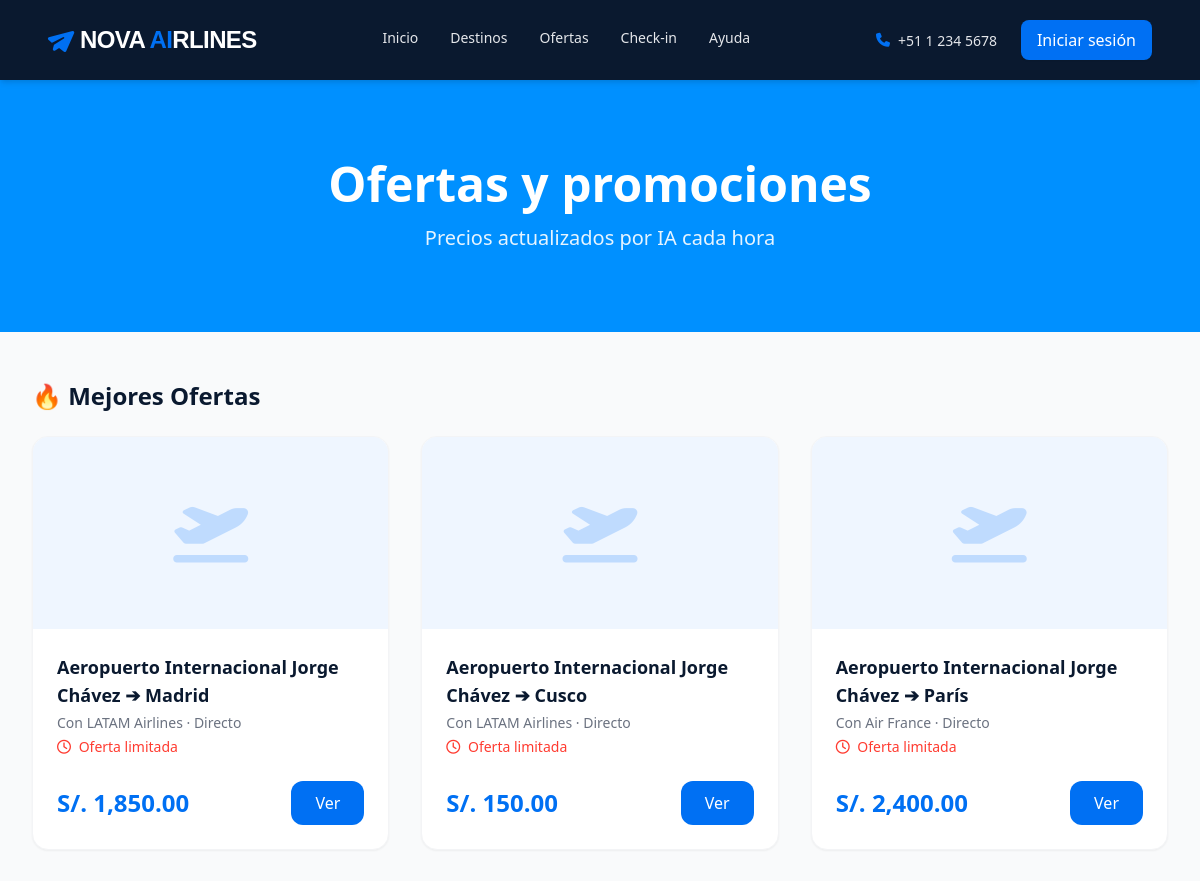
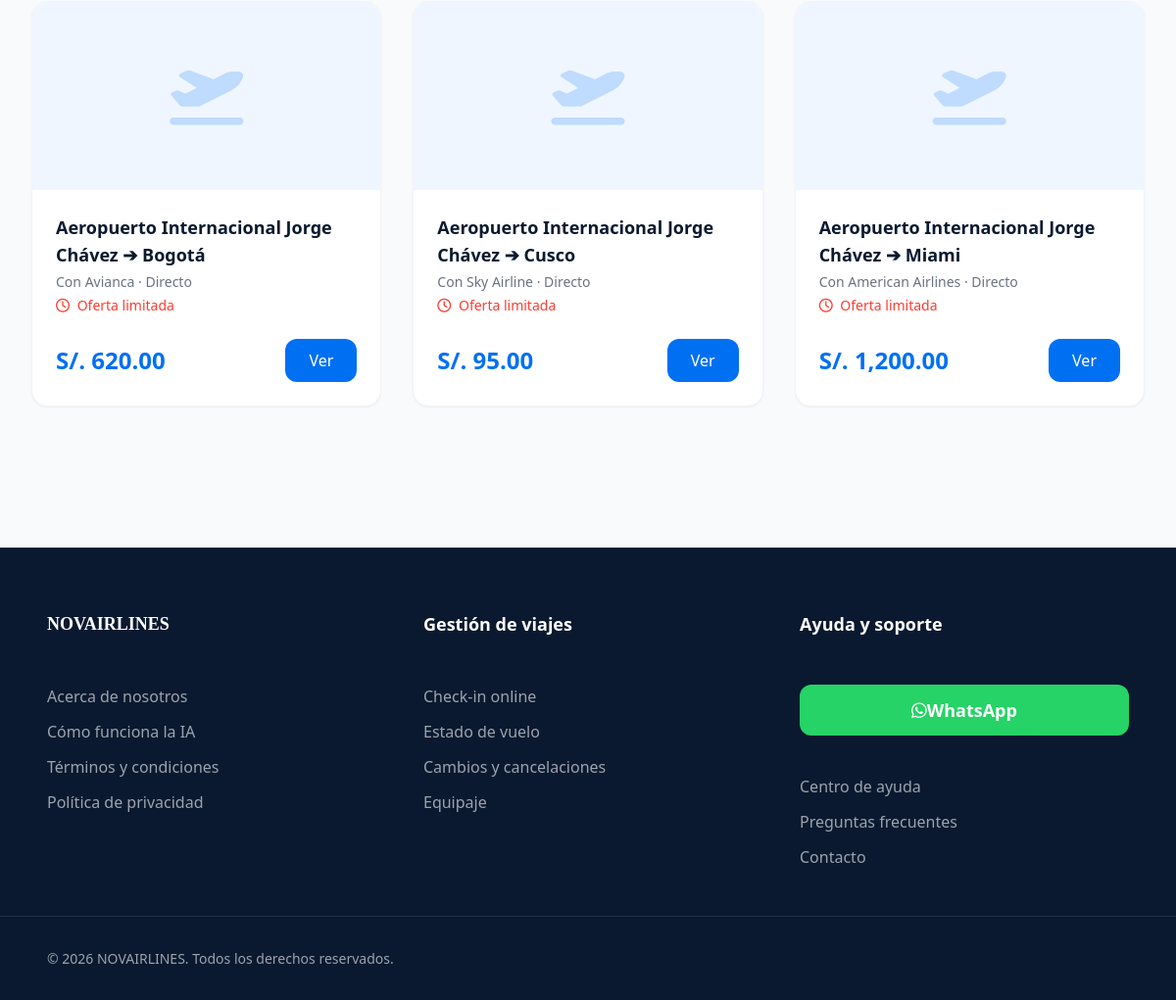
Page /?action=ofertas on the committed database (2 pictures, top to bottom).
### tables this page shows
CREATE TABLE vuelos (
    id INT(11) AUTO_INCREMENT PRIMARY KEY,
    aerolinea_id INT(11) NOT NULL,
    numero_vuelo VARCHAR(20) NOT NULL,
    origen_aeropuerto_id INT(11) NOT NULL,
    destino_aeropuerto_id INT(11) NOT NULL,
    hora_salida TIME NOT NULL,
    hora_llegada TIME NOT NULL,
    llegada_dia_siguiente TINYINT(1) DEFAULT 0,
    duracion VARCHAR(20) NOT NULL,
    escalas INT(11) DEFAULT 0,
    precio DECIMAL(10,2) NOT NULL,
    es_mejor_precio TINYINT(1) DEFAULT 0,
    duffel_offer_id VARCHAR(255) DEFAULT NULL COMMENT 'ID de oferta devuelto por Duffel API (off_xxx)',
    creado_en DATETIME DEFAULT CURRENT_TIMESTAMP,
    CONSTRAINT fk_vuelos_aerolinea FOREIGN KEY (aerolinea_id) REFERENCES aerolineas(id) ON DELETE CASCADE,
    CONSTRAINT fk_vuelos_origen FOREIGN KEY (origen_aeropuerto_id) REFERENCES aeropuertos(id) ON DELETE CASCADE,
    CONSTRAINT fk_vuelos_destino FOREIGN KEY (destino_aeropuerto_id) REFERENCES aeropuertos(id) ON DELETE CASCADE
);

CREATE TABLE aeropuertos (
    id INT(11) AUTO_INCREMENT PRIMARY KEY,
    codigo_iata CHAR(3) NOT NULL UNIQUE COMMENT 'Código IATA único de 3 letras (ej: LIM, MAD, CDG)',
    nombre VARCHAR(150) NOT NULL,
    ciudad VARCHAR(100) NOT NULL,
    pais VARCHAR(100) NOT NULL
);

CREATE TABLE aerolineas (
    id INT(11) AUTO_INCREMENT PRIMARY KEY,
    codigo_iata VARCHAR(3) NOT NULL,
    nombre VARCHAR(100) NOT NULL,
    logo_url VARCHAR(255) DEFAULT NULL
);

### models/Vuelo.php (called while the page is built, shortened)
<?php
require_once __DIR__ . '/../config/database.php';
class Vuelo {
    private $conn;
    public function __construct() {
        $database = new Database();
        $this->conn = $database->getConnection();
    }
    public function obtenerTodos() {
        $query = "SELECT v.*,
                         a_origen.codigo_iata as origen_iata, a_origen.nombre as origen_nombre,
                         a_destino.codigo_iata as destino_iata, a_destino.nombre as destino_nombre, a_destino.ciudad as destino_ciudad,
                         al.nombre as aerolinea_nombre
                  FROM vuelos v
                  JOIN aeropuertos a_origen ON v.origen_aeropuerto_id = a_origen.id
                  JOIN aeropuertos a_destino ON v.destino_aeropuerto_id = a_destino.id
                  JOIN aerolineas al ON v.aerolinea_id = al.id";
        $stmt = $this->conn->prepare($query);
        $stmt->execute();
        return $stmt->fetchAll(PDO::FETCH_ASSOC);
    }
}
?>

### config/database.php (called while the page is built, shortened)
<?php
class Database {
    private $host;
    private $db_name;
    private $username;
    private $password;
    public function __construct() {
        $this->host = $_ENV['DB_HOST'] ?? 'localhost';
        $this->db_name = $_ENV['DB_NAME'] ?? 'novairlines_db';
        $this->username = $_ENV['DB_USER'] ?? 'root';
        $this->password = $_ENV['DB_PASS'] ?? '';
    }
    public function getConnection() {
        $this->conn = null;
        try {
            $this->conn = new PDO("mysql:host=" . $this->host . ";dbname=" . $this->db_name, $this->username, $this->password);
            $this->conn->exec("set names utf8");
        } catch(PDOException $exception) {
            echo "Error de conexión: " . $exception->getMessage();
        }
        return $this->conn;
    }
}
?>

### views/flights/ofertas.php (the view)
<main class="bg-gray-50 pb-20">
    <section class="bg-[#0090FF] text-white py-20">
        <div class="max-w-[1280px] mx-auto px-8 text-center">
            <h1 class="text-4xl md:text-5xl font-bold mb-4">Ofertas y promociones</h1>
            <p class="text-lg md:text-xl text-white/90">Precios actualizados por IA cada hora</p>
        </div>
    </section>
    <div class="max-w-[1280px] mx-auto px-8 mt-12">
        <?php
            require_once 'models/Vuelo.php';
            $vueloModel = new Vuelo();
            $todos = $vueloModel->obtenerTodos();
            $mejores_ofertas = array_filter($todos, function($v) {
                return (bool)$v['es_mejor_precio'];
            });
            $mejores_ofertas = array_slice($mejores_ofertas, 0, 6);
        ?>
        <section class="mb-16">
            <h2 class="text-2xl font-bold text-[#0A192F] mb-6">🔥 Mejores Ofertas</h2>
            <div class="grid grid-cols-1 md:grid-cols-2 lg:grid-cols-3 gap-8">
                <?php foreach ($mejores_ofertas as $vuelo): ?>
                <div class="bg-white rounded-2xl shadow-sm overflow-hidden border border-gray-100 tarjeta-animada group flex flex-col">
                    <div class="h-48 overflow-hidden bg-blue-50 flex items-center justify-center">
                        <i class="fa-solid fa-plane-departure text-6xl text-blue-200 group-hover:scale-110 transition-transform duration-500"></i>
                    </div>
                    <div class="p-6 flex-1 flex flex-col justify-between">
                        <div>
                            <h3 class="text-lg font-bold text-[#0A192F] mb-1">
                                <?php echo htmlspecialchars($vuelo['origen_nombre'] ?? 'LIM'); ?> ➔ <?php echo htmlspecialchars($vuelo['destino_ciudad']); ?>
                            </h3>
                            <p class="text-sm text-gray-500 mb-1">Con <?php echo htmlspecialchars($vuelo['aerolinea_nombre']); ?> · <?php echo $vuelo['escalas'] == 0 ? 'Directo' : $vuelo['escalas'] . ' escala(s)'; ?></p>
                            <p class="text-sm text-[#FF3B30] font-medium mb-6"><i class="fa-regular fa-clock mr-1"></i> Oferta limitada</p>
                        </div>
                        <div class="flex justify-between items-center mt-auto">
                            <span class="text-2xl font-bold text-[#0070F3]">S/. <?php echo number_format($vuelo['precio'], 2); ?></span>
                            <a href="?action=buscar&destino=<?php echo urlencode($vuelo['destino_ciudad']); ?>" class="bg-[#0070F3] hover:bg-[#0051CC] text-white px-6 py-2.5 rounded-xl font-medium transition-colors text-center">Ver</a>
                        </div>
                    </div>
                </div>
                <?php endforeach; ?>
            </div>
        </section>
    </div>
</main>

### rows in the picture
vuelos: origen_aeropuerto.nombre "Aeropuerto Internacional Jorge Chávez", destino_aeropuerto.ciudad "Madrid", aerolinea.nombre "LATAM Airlines", escalas "Directo", precio "1,850.00"
vuelos: origen_aeropuerto.nombre "Aeropuerto Internacional Jorge Chávez", destino_aeropuerto.ciudad "Cusco", aerolinea.nombre "LATAM Airlines", escalas "Directo", precio "150.00"
vuelos: origen_aeropuerto.nombre "Aeropuerto Internacional Jorge Chávez", destino_aeropuerto.ciudad "París", aerolinea.nombre "Air France", escalas "Directo", precio "2,400.00"
vuelos: origen_aeropuerto.nombre "Aeropuerto Internacional Jorge Chávez", destino_aeropuerto.ciudad "Bogotá", aerolinea.nombre "Avianca", escalas "Directo", precio "620.00"
vuelos: origen_aeropuerto.nombre "Aeropuerto Internacional Jorge Chávez", destino_aeropuerto.ciudad "Cusco", aerolinea.nombre "Sky Airline", escalas "Directo", precio "95.00"
vuelos: origen_aeropuerto.nombre "Aeropuerto Internacional Jorge Chávez", destino_aeropuerto.ciudad "Miami", aerolinea.nombre "American Airlines", escalas "Directo", precio "1,200.00"
